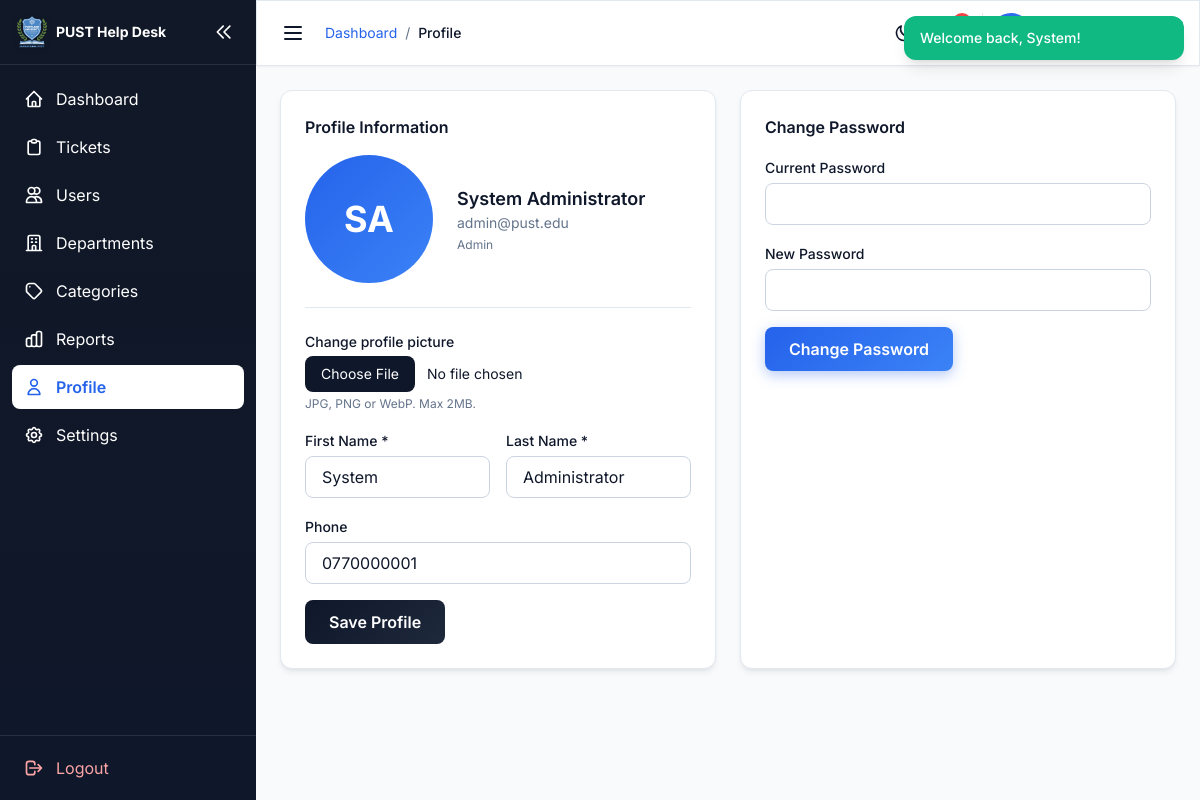
Screenshot of /admin/profile.php (signed in) with the database file from the repository.
### tables this page shows
CREATE TABLE users (
    id INT UNSIGNED AUTO_INCREMENT PRIMARY KEY,
    student_id VARCHAR(50) NULL,
    first_name VARCHAR(100) NOT NULL,
    last_name VARCHAR(100) NOT NULL,
    email VARCHAR(255) NOT NULL UNIQUE,
    password VARCHAR(255) NOT NULL,
    phone VARCHAR(20) NULL,
    role ENUM('student', 'staff', 'admin') NOT NULL DEFAULT 'student',
    staff_category VARCHAR(30) NULL,
    faculty_id INT UNSIGNED NULL,
    department_id INT UNSIGNED NULL,
    avatar VARCHAR(255) DEFAULT 'default-avatar.png',
    is_active TINYINT(1) NOT NULL DEFAULT 1,
    email_verified_at DATETIME NULL,
    remember_token VARCHAR(100) NULL,
    last_login_at DATETIME NULL,
    created_at TIMESTAMP DEFAULT CURRENT_TIMESTAMP,
    updated_at TIMESTAMP DEFAULT CURRENT_TIMESTAMP ON UPDATE CURRENT_TIMESTAMP,
    INDEX idx_users_role (role),
    INDEX idx_users_faculty (faculty_id),
    INDEX idx_users_department (department_id)
);

### admin/profile.php (called while the page is built, shortened)
<?php
require_once dirname(__DIR__) . '/includes/middleware/auth.php';
$stmt = getDB()->prepare('SELECT * FROM users WHERE id = ?');
$stmt->execute([userId()]);
$breadcrumbs = [['label' => 'Dashboard', 'url' => appUrl('admin/dashboard.php')], ['label' => 'Profile', 'url' => '']];
require dirname(__DIR__) . '/includes/templates/dashboard-layout.php';
require dirname(__DIR__) . '/includes/templates/profile-page.php';
require dirname(__DIR__) . '/includes/templates/dashboard-footer.php';

### includes/functions/auth.php (called while the page is built, shortened)
<?php
function currentUser(): ?array
{
    return $_SESSION['user'] ?? null;
}
function userRole(): ?string
{
    return currentUser()['role'] ?? null;
}

### includes/config/database.php (called while the page is built, shortened)
<?php
function getDB(): PDO
{
    static $pdo = null;
    if ($pdo === null) {
        $dsn = 'mysql:host=' . DB_HOST . ';dbname=' . DB_NAME . ';charset=' . DB_CHARSET;
        $options = [
            PDO::ATTR_ERRMODE            => PDO::ERRMODE_EXCEPTION,
            PDO::ATTR_DEFAULT_FETCH_MODE => PDO::FETCH_ASSOC,
            PDO::ATTR_EMULATE_PREPARES   => false,
        ];
        $pdo = new PDO($dsn, DB_USER, DB_PASS, $options);
    }
    return $pdo;
}

### includes/functions/notifications.php (called while the page is built, shortened)
<?php
function countUnreadNotifications(int $userId): int
{
    $db = getDB();
    $stmt = $db->prepare('SELECT COUNT(*) FROM notifications WHERE user_id = ? AND is_read = 0');
    $stmt->execute([$userId]);
    return (int) $stmt->fetchColumn();
}

### includes/templates/dashboard-layout.php (the view, shortened to what this page needs)
<?php
$user = currentUser();
$pageTitle = $pageTitle ?? 'Dashboard';
$role = userRole();
$basePath = $role === 'admin' ? 'admin' : ($role === 'staff' ? 'staff' : 'student');
$unreadCount = countUnreadNotifications(userId());
$currentPage = basename($_SERVER['PHP_SELF']);
?>
<!DOCTYPE html>
<html lang="en" data-theme="<?= PUST_DEFAULT_THEME ?>">
<head>
    <script src="https://cdn.tailwindcss.com"></script>
    <link rel="stylesheet" href="<?= assetUrl('css/custom.css') ?>">
</head>
<body class="dashboard-layout antialiased" data-notif-url="<?= appUrl('api/notifications-count.php') ?>">
<div class="toast-container"></div>
<aside id="sidebar" class="sidebar pust-sidebar fixed top-0 left-0 z-50 h-full text-white -translate-x-full lg:translate-x-0">
    <div class="sidebar-header p-4 border-b border-white/10 flex items-center justify-between gap-2">
        <a href="<?= appUrl("$basePath/dashboard.php") ?>" class="sidebar-brand flex items-center gap-2 font-bold min-w-0 flex-1" title="PUST Help Desk">
            <?= renderLogo('icon', 'PUST') ?>
            <span class="sidebar-label truncate text-sm">PUST Help Desk</span>
        </a>
        <button type="button" id="sidebar-collapse" class="sidebar-collapse-btn hidden lg:flex p-1.5 hover:bg-white/10 rounded-lg flex-shrink-0" title="Collapse sidebar" aria-label="Collapse sidebar">
            <svg class="collapse-icon-open w-5 h-5" fill="none" stroke="currentColor" viewBox="0 0 24 24"><path stroke-linecap="round" stroke-linejoin="round" stroke-width="2" d="M11 19l-7-7 7-7m8 14l-7-7 7-7"/></svg>
        </button>
    </div>
    <nav class="sidebar-nav p-3 space-y-1 overflow-y-auto overflow-x-hidden">
        <?php foreach ($navItems as $item): ?>
        <a href="<?= appUrl("$basePath/{$item['url']}") ?>"
           title="<?= e($item['label']) ?>"
           class="sidebar-link flex items-center gap-3 px-3 py-2.5 rounded-lg transition <?= $currentPage === $item['url'] ? 'bg-white text-pust-primary font-semibold' : 'hover:bg-white/10' ?>">
            <svg class="w-5 h-5 flex-shrink-0" fill="none" stroke="currentColor" viewBox="0 0 24 24"><path stroke-linecap="round" stroke-linejoin="round" stroke-width="2" d="<?= $item['icon'] ?>"/></svg>
            <span class="sidebar-label"><?= e($item['label']) ?></span>
        </a>
        <?php endforeach; ?>
    </nav>
    <div class="sidebar-footer absolute bottom-0 left-0 right-0 p-3 border-t border-white/10">
        <a href="<?= appUrl('logout.php') ?>" title="Logout" class="sidebar-link flex items-center gap-3 px-3 py-2 rounded-lg hover:bg-red-500/20 text-red-300">
            <svg class="w-5 h-5 flex-shrink-0" fill="none" stroke="currentColor" viewBox="0 0 24 24"><path stroke-linecap="round" stroke-linejoin="round" stroke-width="2" d="M17 16l4-4m0 0l-4-4m4 4H7m6 4v1a3 3 0 01-3 3H6a3 3 0 01-3-3V7a3 3 0 013-3h4a3 3 0 013 3v1"/></svg>
            <span class="sidebar-label">Logout</span>
        </a>
    </div>
</aside>
<div class="main-content min-h-screen flex flex-col">
    <header class="dashboard-card sticky top-0 z-30 px-4 py-3 flex items-center justify-between shadow-sm">
        <div class="flex items-center gap-3">
            <button type="button" id="sidebar-collapse-header" class="dash-icon-btn hidden lg:flex p-2 rounded-lg" title="Toggle sidebar" aria-label="Toggle sidebar">
                <svg class="w-6 h-6" fill="none" stroke="currentColor" viewBox="0 0 24 24"><path stroke-linecap="round" stroke-linejoin="round" stroke-width="2" d="M4 6h16M4 12h16M4 18h16"/></svg>
            </button>
            <?php if (!empty($breadcrumbs)): ?>
            <nav class="dash-muted text-sm hidden sm:block">
                <?php foreach ($breadcrumbs as $i => $crumb): ?>
                    <?php if ($i > 0): ?><span class="mx-1">/</span><?php endif; ?>
                    <?php if (!empty($crumb['url'])): ?>
                        <a href="<?= e($crumb['url']) ?>" class="text-pust-primary hover:underline"><?= e($crumb['label']) ?></a>
                    <?php else: ?>
                        <span class="font-medium dash-text"><?= e($crumb['label']) ?></span>
                    <?php endif; ?>
                <?php endforeach; ?>
            </nav>
            <?php else: ?>
            <h1 class="text-lg font-semibold"><?= e($pageTitle) ?></h1>
            <?php endif; ?>
        </div>
        <div class="flex items-center gap-3">
            <button id="theme-toggle" type="button" class="dash-icon-btn p-2 rounded-lg" title="Toggle theme" aria-label="Toggle theme">
            </button>
            <a href="<?= appUrl("$basePath/notifications.php") ?>" class="dash-icon-btn relative p-2 rounded-lg">
                <span id="notif-badge" class="<?= $unreadCount ? '' : 'hidden' ?> absolute -top-0.5 -right-0.5 bg-red-500 text-white text-xs w-5 h-5 rounded-full flex items-center justify-center"><?= $unreadCount > 99 ? '99+' : $unreadCount ?></span>
            </a>
            <a href="<?= appUrl("$basePath/profile.php") ?>" class="flex items-center gap-2 pl-2 border-l dash-border hover:opacity-90 transition">
                <?= renderAvatar($user, 'md') ?>
                <div class="hidden sm:block">
                    <p class="text-sm font-medium dash-text"><?= e($user['first_name'] . ' ' . $user['last_name']) ?></p>
                    <p class="text-xs dash-muted"><?= e(roleLabel($user['role'])) ?></p>
                </div>
            </a>
        </div>
    </header>
    <div class="flex-1 p-4 md:p-6">

### includes/functions/avatar.php (shortened to what this page needs)
<?php
function userInitials(array $user): string
{
    $f = strtoupper(substr($user['first_name'] ?? 'U', 0, 1));
    $l = strtoupper(substr($user['last_name'] ?? '', 0, 1));
    return $f . $l;
}
function userHasCustomAvatar(array $user): bool
{
    if (empty($user['avatar']) || $user['avatar'] === 'default-avatar.png') {
        return false;
    }
    $path = UPLOAD_PATH . '/' . ltrim($user['avatar'], '/');
    return is_file($path);
}
function avatarSizeClasses(string $size): string
{
    return match ($size) {
        'xs'  => 'w-7 h-7 text-[10px]',
        'sm'  => 'w-8 h-8 text-xs',
        'md'  => 'w-10 h-10 text-sm',
        'lg'  => 'w-16 h-16 text-xl',
        'xl'  => 'w-24 h-24 text-3xl',
        '2xl' => 'w-32 h-32 text-4xl',
        default => 'w-10 h-10 text-sm',
    };
}
function renderAvatar(array $user, string $size = 'md', string $extraClass = ''): string
{
    $sizeClass = avatarSizeClasses($size);
    $initials = e(userInitials($user));
    $base = 'user-avatar inline-flex flex-shrink-0 ' . $sizeClass . ' ' . $extraClass;
    return '<span class="' . $base . ' rounded-full bg-pust-primary text-white items-center justify-center font-bold" role="img" aria-label="' . $initials . '">' . $initials . '</span>';
}

### includes/templates/profile-page.php (shortened to what this page needs)
<div class="grid md:grid-cols-2 gap-6 max-w-4xl">
    <div class="dashboard-card rounded-xl p-6">
        <h2 class="font-semibold mb-4 dash-text">Profile Information</h2>
        <div class="flex flex-col sm:flex-row items-center gap-6 pb-6 mb-6 border-b dash-border">
            <?= renderAvatar($user, '2xl') ?>
            <div class="flex-1 w-full text-center sm:text-left">
                <p class="font-semibold dash-text text-lg"><?= e($user['first_name'] . ' ' . $user['last_name']) ?></p>
                <p class="text-sm dash-muted"><?= e($user['email']) ?></p>
                <p class="text-xs dash-muted capitalize mt-1"><?= e($user['role']) ?></p>
            </div>
        </div>
        <form method="POST" enctype="multipart/form-data" data-validate class="space-y-4">
            <div>
                <label class="block text-sm font-medium dash-text mb-1">Change profile picture</label>
                <input type="file" name="avatar" accept="image/jpeg,image/png,image/webp,.jpg,.jpeg,.png,.webp"
                       class="w-full text-sm file:mr-3 file:py-2 file:px-4 file:rounded-lg file:border-0 file:bg-pust-navy file:text-white">
                <p class="text-xs dash-muted mt-1">JPG, PNG or WebP. Max 2MB.</p>
            </div>
            <div class="grid grid-cols-1 sm:grid-cols-2 gap-4">
                <div>
                    <label class="text-sm font-medium dash-text">First Name *</label>
                    <input name="first_name" required value="<?= e($user['first_name']) ?>" class="w-full px-4 py-2 border rounded-lg mt-1">
                </div>
                <div>
                    <label class="text-sm font-medium dash-text">Last Name *</label>
                    <input name="last_name" required value="<?= e($user['last_name']) ?>" class="w-full px-4 py-2 border rounded-lg mt-1">
                </div>
            </div>
            <div>
                <label class="text-sm font-medium dash-text">Phone</label>
                <input name="phone" value="<?= e($user['phone'] ?? '') ?>" class="w-full px-4 py-2 border rounded-lg mt-1">
            </div>
            <div class="flex flex-wrap gap-3">
                <button type="submit" class="px-6 py-2.5 bg-pust-navy text-white font-semibold rounded-lg">Save Profile</button>
            </div>
        </form>
    </div>
    <div class="dashboard-card rounded-xl p-6">
        <h2 class="font-semibold mb-4 dash-text">Change Password</h2>
        <form method="POST" data-validate class="space-y-4">
            <div>
                <label class="text-sm font-medium dash-text">Current Password</label>
                <input type="password" name="current_password" required class="w-full px-4 py-2 border rounded-lg mt-1">
            </div>
            <div>
                <label class="text-sm font-medium dash-text">New Password</label>
                <input type="password" name="new_password" required data-strength="true" class="w-full px-4 py-2 border rounded-lg mt-1">
            </div>
            <button type="submit" class="px-6 py-2.5 pust-btn-primary font-semibold rounded-lg">Change Password</button>
        </form>
    </div>
</div>

### assets/css/custom.css (style rules this page uses)
.pust-sidebar { background: var(--gradient-sidebar) !important; color: var(--pust-white); }
.bg-pust-primary { background: var(--gradient-blue); }
body { font-family: 'Inter', system-ui, -apple-system, sans-serif; -webkit-font-smoothing: antialiased; }
.text-pust-navy, .text-pust-primary { color: var(--pust-primary); }
.bg-pust-navy { background: var(--gradient-dark); color: var(--pust-white); }
.pust-btn-primary, a.pust-btn-primary, button.pust-btn-primary { background: var(--gradient-blue); color: var(--pust-white) !important; border: none; box-shadow: 0 4px 14px rgba(37, 99, 235, 0.35); transition: transform 0.2s ease, box-shadow 0.2s ease, filter 0.2s ease; }
.bg-pust-primary.text-white, button.bg-pust-primary, a.bg-pust-primary.text-white { background: var(--gradient-blue) !important; color: var(--pust-white) !important; }
.dashboard-layout { background-color: var(--dash-bg); color: var(--dash-text); min-height: 100vh; transition: background-color 0.25s ease, color 0.25s ease; }
.dashboard-card { background-color: var(--dash-card); border: 1px solid var(--dash-border); border-radius: 0.75rem; box-shadow: var(--pust-shadow-card); color: var(--dash-text); transition: background-color 0.25s ease, border-color 0.25s ease, color 0.25s ease, box-shadow 0.25s ease; }
.dash-text { color: var(--dash-text); }
.dash-muted { color: var(--dash-muted); }
.dash-border { border-color: var(--dash-border); }
.dash-icon-btn { color: var(--dash-text); transition: background-color 0.2s ease; }
#theme-toggle { position: relative; }
.dashboard-layout input:not([type="checkbox"]):not([type="radio"]):not([type="submit"]):not([type="button"]), .dashboard-layout select, .dashboard-layout textarea { background-color: var(--dash-input-bg); border-color: var(--dash-input-border); color: var(--dash-text); transition: background-color 0.25s ease, border-color 0.25s ease, color 0.25s ease; }
.dashboard-layout input::placeholder, .dashboard-layout textarea::placeholder { color: var(--dash-muted); opacity: 0.7; }
:root { --sidebar-width: 16rem; --sidebar-width-collapsed: 4.5rem; }
.sidebar { width: var(--sidebar-width); transition: transform 0.3s ease, width 0.3s ease; }
.sidebar-nav { max-height: calc(100vh - 8.5rem); padding-bottom: 4rem; }
.sidebar-label { white-space: nowrap; overflow: hidden; transition: opacity 0.2s ease, width 0.2s ease; }
.main-content { transition: margin-left 0.3s ease; }
@media (min-width: 1024px) { .main-content { margin-left: var(--sidebar-width); } }
@media (min-width: 1024px) { html:not(.sidebar-collapsed) { --sidebar-width-active: var(--sidebar-width); } }
.toast-container { position: fixed; top: 1rem; right: 1rem; z-index: 9999; display: flex; flex-direction: column; gap: 0.5rem; }
.dashboard-layout header.dashboard-card { border-radius: 0; margin: 0; }
.user-avatar { flex-shrink: 0; }
.user-avatar.rounded-full { aspect-ratio: 1; }
header a, header button { transition: all 0.2s cubic-bezier(0.4, 0, 0.2, 1); }

### rows the page displays
users: initials "SA", first_name+last_name "System Administrator", email "admin@pust.edu", role "Admin", first_name "System", last_name "Administrator", phone "0770000001"

### other values shown
$item['label'] "Dashboard"
$item['label'] "Tickets"
$item['label'] "Users"
$item['label'] "Departments"
$item['label'] "Categories"
$item['label'] "Reports"
$item['label'] "Profile"
$item['label'] "Settings"
$crumb['label'] "Dashboard"
$crumb['label'] "Profile"
